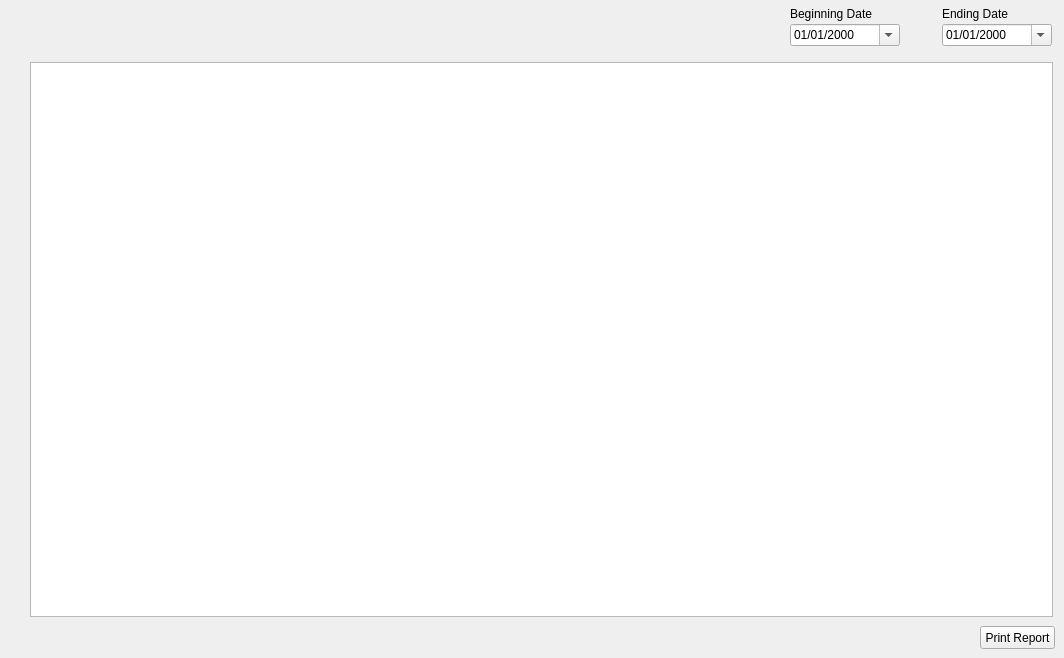
    <widget class="QWidget" name="reports_tab">
     <attribute name="title">
      <string>Reports</string>
     </attribute>
     <widget class="QDateEdit" name="r_date_edit_start">
      <property name="geometry">
       <rect>
        <x>790</x>
        <y>24</y>
        <width>110</width>
        <height>22</height>
       </rect>
      </property>
      <property name="currentSection">
       <enum>QDateTimeEdit::MonthSection</enum>
      </property>
      <property name="displayFormat">
       <string>MM/dd/yyyy</string>
      </property>
      <property name="calendarPopup">
       <bool>true</bool>
      </property>
     </widget>
     <widget class="QDateEdit" name="r_date_edit_end">
      <property name="geometry">
       <rect>
        <x>942</x>
        <y>24</y>
        <width>110</width>
        <height>22</height>
       </rect>
      </property>
      <property name="time">
       <time>
        <hour>23</hour>
        <minute>59</minute>
        <second>59</second>
       </time>
      </property>
      <property name="currentSection">
       <enum>QDateTimeEdit::MonthSection</enum>
      </property>
      <property name="displayFormat">
       <string>MM/dd/yyyy</string>
      </property>
      <property name="calendarPopup">
       <bool>true</bool>
      </property>
     </widget>
     <widget class="QLabel" name="r_beg_lbl">
      <property name="geometry">
       <rect>
        <x>790</x>
        <y>6</y>
        <width>113</width>
        <height>16</height>
       </rect>
      </property>
      <property name="text">
       <string>Beginning Date</string>
      </property>
     </widget>
     <widget class="QLabel" name="r_end_lbl">
      <property name="geometry">
       <rect>
        <x>942</x>
        <y>6</y>
        <width>113</width>
        <height>16</height>
       </rect>
      </property>
      <property name="text">
       <string>Ending Date</string>
      </property>
     </widget>
     <widget class="QTableView" name="report_table">
      <property name="geometry">
       <rect>
        <x>30</x>
        <y>62</y>
        <width>1023</width>
        <height>555</height>
       </rect>
      </property>
      <property name="editTriggers">
       <set>QAbstractItemView::NoEditTriggers</set>
      </property>
      <property name="tabKeyNavigation">
       <bool>false</bool>
      </property>
      <property name="showDropIndicator" stdset="0">
       <bool>false</bool>
      </property>
      <property name="alternatingRowColors">
       <bool>true</bool>
      </property>
      <property name="selectionMode">
       <enum>QAbstractItemView::NoSelection</enum>
      </property>
      <property name="sortingEnabled">
       <bool>true</bool>
      </property>
     </widget>
     <widget class="QPushButton" name="r_print_btn">
      <property name="geometry">
       <rect>
        <x>980</x>
        <y>626</y>
        <width>75</width>
        <height>23</height>
       </rect>
      </property>
      <property name="text">
       <string>Print Report</string>
      </property>
     </widget>
    </widget>
